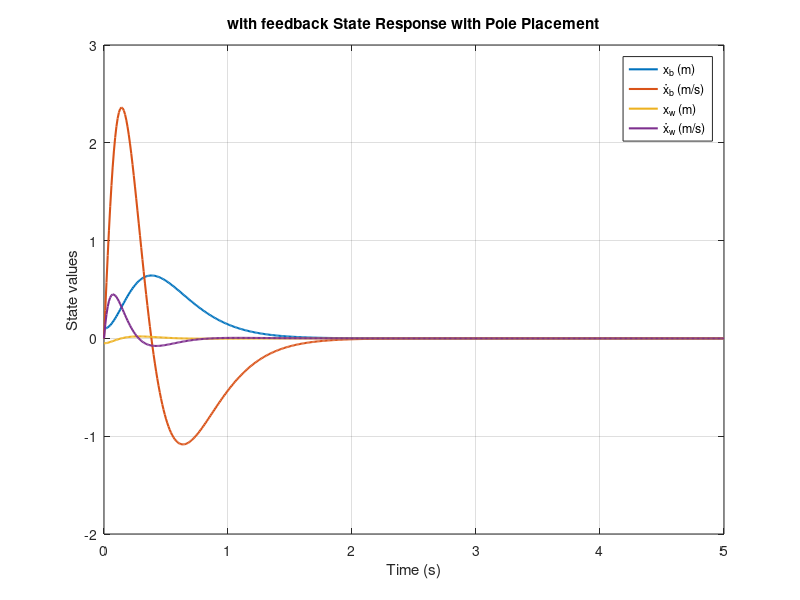
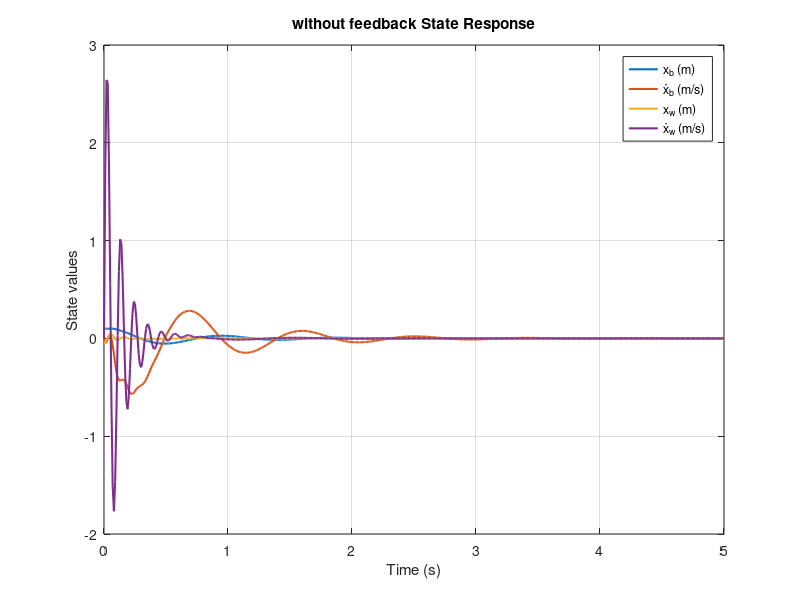

Source code (MATLAB) for these figures, in order:
% Active Suspension System: Pole Placement Control Design
%% --- Parameters ---
mb = 300; mw = 60;
ks = 16000; kt = 190000;
bs = 1000;   % damping coefficient (N·s/m)

%% --- State-Space Matrices ---
% State vector: x = [x_b; ẋ_b; x_w; ẋ_w]
A = [  0,        1,         0,         0;
     -ks/mb, -bs/mb,  ks/mb,  bs/mb;
      0,        0,         0,         1;
      ks/mw,  bs/mw, -(ks + kt)/mw, -bs/mw ];

B = [0;
     1/mb;
     0;
    -1/mw];

C = [1 0 0 0 ; 0 0 1 0];     % Full state output
D = 0; % No direct feedthrough
CAB = ctrb(A, B);  % use only the actuator input (f_s)
rank(CAB)
OAC=obsv(A,C);
rank(OAC)
CAC_dual = ctrb(A.',C.');
rank(CAC_dual)
eig(A)
p1 = conv([1,5],[1,6]);
conv(p1,conv([1 8],[1 10]))
phiA = A^4 + 29*A^3 + 308*A^2 + 1420*A + 2400*eye(4);
KN = [0 0 0 1]*inv(CAB)*phiA
eig(A-B*KN)

desired_poles = [-5 -6 -8 -10];
K = place(A, B, desired_poles) %check
eig(A-B*K)

%designing the observer
observer_poles = [-20 -25 -30 -35];  % Faster estimation
L = place(A.', C.', observer_poles)
Ke=L';

% Closed-loop system (A - B*K)
sys = A - B*K;
sys_op = ss(A, B, C, D);
% Create closed-loop state-space model
sys_cl = ss(sys, B, C-D*K, D);

%% --- Simulation ---
% Initial conditions: e.g., body displacement 0.1 m, wheel -0.05 m
x0 = [0.1; 0; -0.05; 0];  % [x_b; ẋ_b; x_w; ẋ_w]
t = 0:0.01:5;             % simulation time

% Simulate response to initial condition
[y, t, x] = initial(sys_cl, x0, t);
[yo, to, xo] = initial(sys_op, x0, t);

%% --- Plot Results ---
figure;
plot(t, x, 'LineWidth', 1.5);
xlabel('Time (s)');
ylabel('State values');
legend('x_b (m)', 'ẋ_b (m/s)', 'x_w (m)', 'ẋ_w (m/s)');
title('with feedback State Response with Pole Placement');
grid on;
figure;
plot(to, xo, 'LineWidth', 1.5);
xlabel('Time (s)');
ylabel('State values');
legend('x_b (m)', 'ẋ_b (m/s)', 'x_w (m)', 'ẋ_w (m/s)');
title('without feedback State Response');
grid on;


B_obsv(:,1) = B;
B_obsv(:,2) = Ke(:,1);
B_obsv(:,3) = Ke(:,2);
B_obsv
